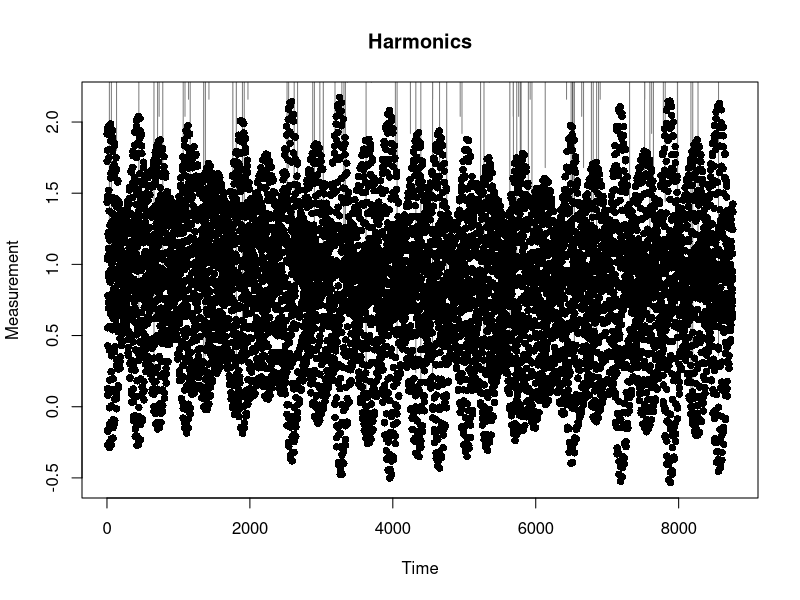
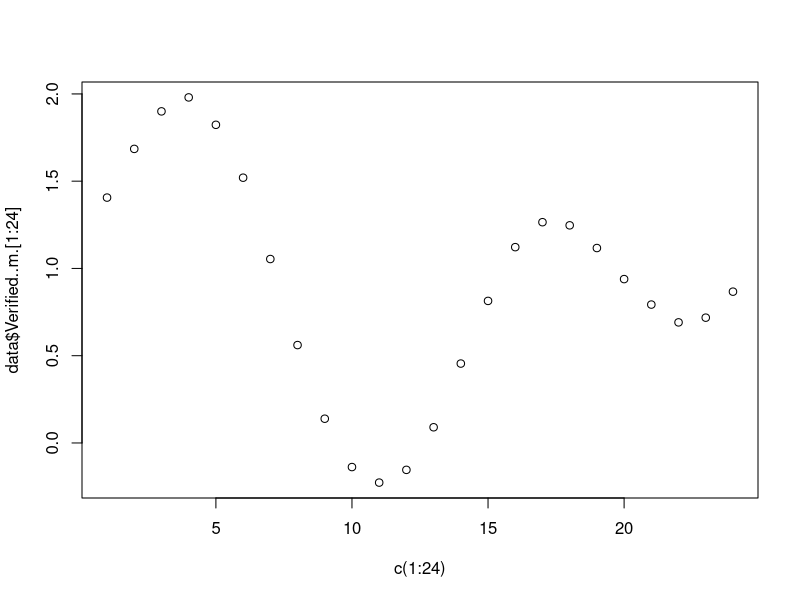
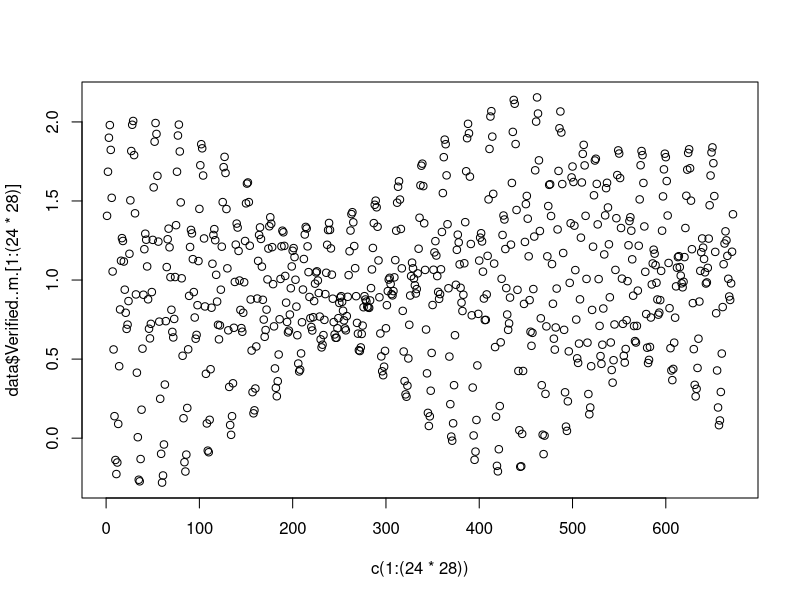
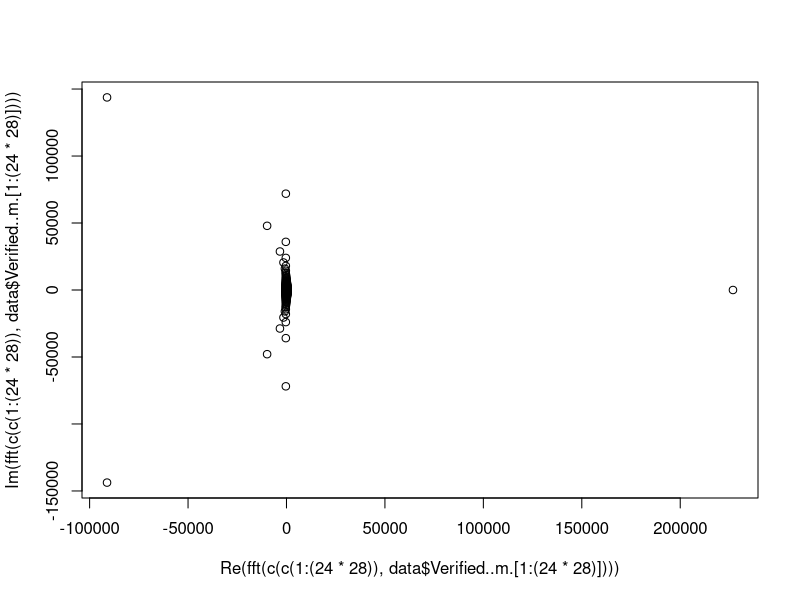
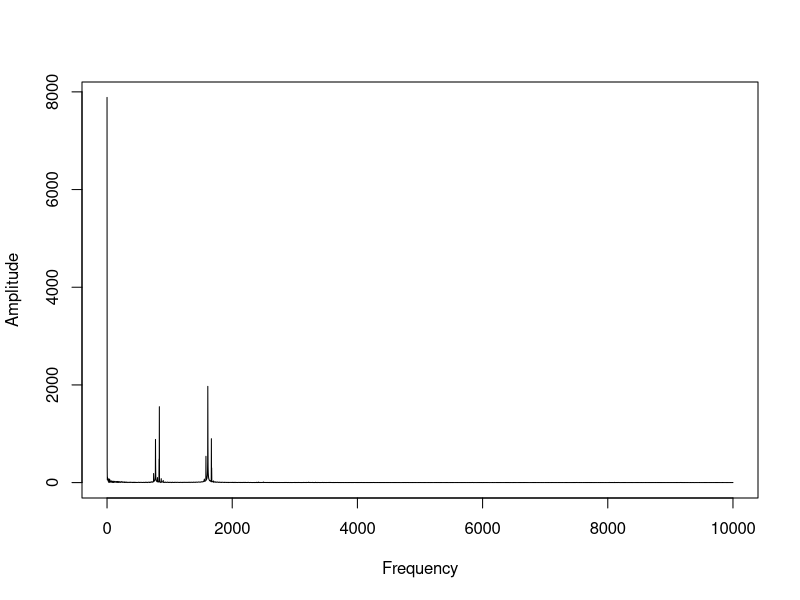
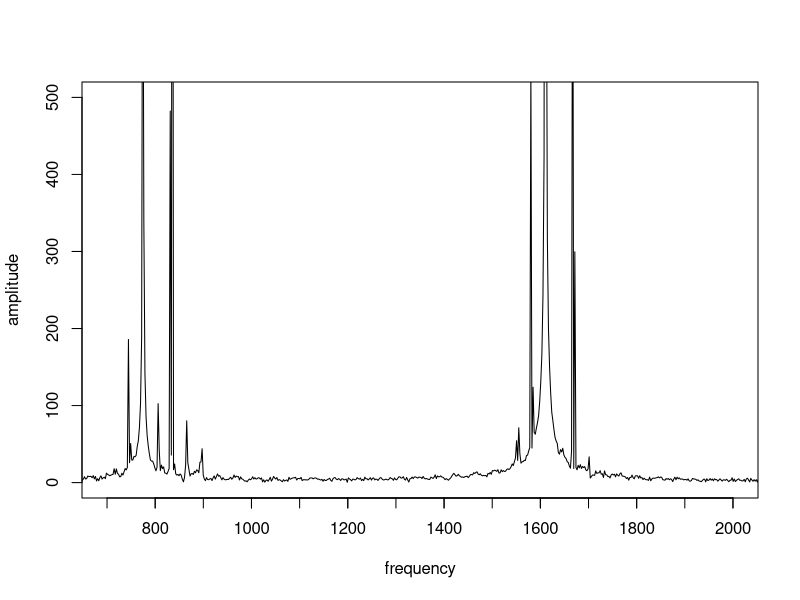

Recreate these plots in R, in order.
## ---- chunk 1
#READING IN DATA FILE
data <- read.csv("fourierTides.csv")

#NEUTRAL FILE FORMAT
nff = function(x = NULL, n = NULL, up = 10L, plot = TRUE, add = FALSE, main = NULL, ...){
#MATH CALCULATIONS
  #DIRECT TRANSFORMATION/FOURIER FUNCTION
  dff = fft(x)
  
  #TIME
  t = seq(from = 1, to = length(x))
  
  #UPSAMPLED TIME
  nt = seq(from = 1, to = length(x)+1-1/up, by = 1/up)
  
  #NEW SPECTRUM
  ndff = array(data = 0, dim = c(length(nt), 1L))
  ndff[1] = dff[1] 
  if(n != 0){
    #POSITIVE FREQUENCIES
    ndff[2:(n+1)] = dff[2:(n+1)]
    #NEGATIVE FREQUENCIES
    ndff[length(ndff):(length(ndff) - n + 1)] = dff[length(x):(length(x) - n + 1)]
  }
  
  #INVERSES
  indff = fft(ndff/73, inverse = TRUE)
  idff = fft(dff/73, inverse = TRUE)
  
  #CREATING PLOT
  if(plot){
    if(!add){
      plot(x = t,
           y = x, 
           pch = 16L, 
           xlab = "Time", 
           ylab = "Measurement",
           main = "Harmonics")
      lines(y = Mod(idff), x = t, col = adjustcolor(1L, alpha = 0.5))
    }
    lines(y = Mod(indff), x = nt, ...)
  }
  ret = data.frame(time = nt, y = Mod(indff))
  return(ret)
}
## ---- chunk 2
#HARMONICS PLOT
nff(data$Predicted..m., n = 18, up = 1000, col =3 )
## ---- chunk 3
#SETTING UP VARIABLE PLOT FOR DAYS
daily_plot <- plot(x = c(1:24), y = data$Verified..m.[1:24])

#SETTING UP VARIABLE PLOT FOR MONTHS
monthly_plot <- plot(x = c(1:(24*28)), y = data$Verified..m.[1:(24*28)])

#CREATING PLOT
plot(fft(c(c(1:(24*28)), data$Verified..m.[1:(24*28)])))
b1.x.fft <- fft(data$Verified..m.)

#CALCULATING AMPLITUDE
amplitude <- Mod(b1.x.fft[1:(length(b1.x.fft)/2)])

#CALCULATING FREQUENCY
frequency <- seq(0, 10000, length.out=length(b1.x.fft)/2)

#CREATING PLOT FOR FREQUENCY VS. AMPLITUDE
plot(amplitude ~ frequency, t="l", xlab = "Frequency", ylab = "Amplitude")
## ---- chunk 4
#FOCUS IN ON HOW MANY TIMES A CERTAIN FREQUENCY TOOK PLACE
plot(amplitude ~ frequency, t="l", xlim=c(700,2000), ylim=c(0,500))
axis(1, at=seq(700,2000,100), labels=FALSE)  
## ---- chunk 5
#SELECT THE TOP 15 AMPLITUDE POINTS
sorted <- sort.int(amplitude, decreasing=TRUE, index.return=TRUE)
#15 AMPLITUDE POINTS
top15 <- sorted$ix[1:7] 
#TOP 15 FREQUENCIES
top15f <- frequency[top15] 
